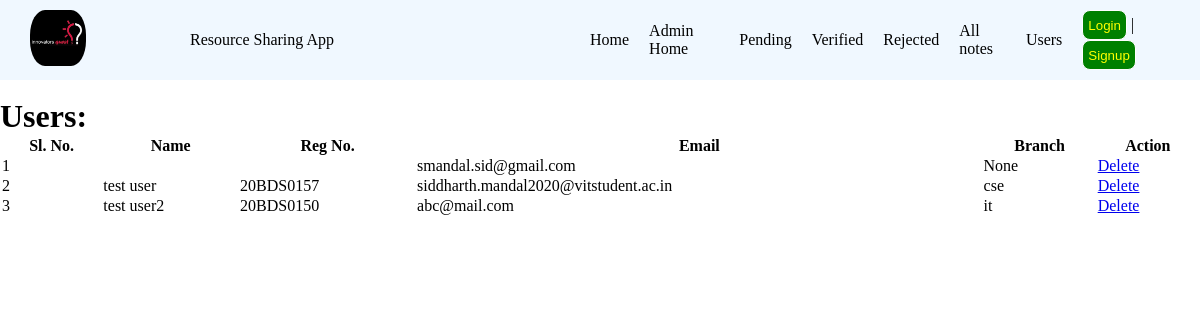
Screenshot of /view_users with the database file from the repository.
### users/models.py (models this page shows, shortened)
class CustomUser(AbstractUser):
    first_name = models.CharField(max_length=100)
    last_name = models.CharField(max_length=100)
    regno = models.CharField(max_length=10)
    email = models.CharField(max_length=100)
    branch = models.CharField(max_length=30,null=True)

### resources/views.py (the view)
# urls.py: path('view_users',view_users,name='view_users'),
def view_users(request):
    if not request.user.is_authenticated or not request.user.is_staff:
        redirect('admin_login')
    users = CustomUser.objects.all()
    return render(request,'view_users.html',{'users':users})

### resources/templates/view_users.html
{% extends 'admin_base.html' %}
{% block content %}
<br>
<h1>Users:</h1>
<table style="width:100%">
    <tr>
      <th>Sl. No.</th>
      <th>Name</th>
      <th>Reg No.</th>
      <th>Email</th>
      <th>Branch</th>
      <th>Action</th>
    </tr>
    {% for x in users %}
    <tr>
        <td>{{ forloop.counter }}</td>
        <td>{{ x.first_name }} {{ x.last_name}}</td>
        <td>{{ x.regno }}</td>
        <td>{{ x.email }}</td>
        <td>{{ x.branch }}</td>
        <td><a href="{% url 'delete_user' x.id %}" onclick="return confirm('Are you sure?')">Delete</a></td>
    </tr>
    {% endfor %}
  </table>
{% endblock content %}

### resources/static/css/base.css (style rules this page uses)
* { margin: 0; padding: 0; }

### rows the page displays
CustomUser: email "smandal.sid@gmail.com", branch "None"
CustomUser: first_name "test", last_name "user", regno "20BDS0157", email "siddharth.mandal2020@vitstudent.ac.in", branch "cse"
CustomUser: first_name "test", last_name "user2", regno "20BDS0150", email "abc@mail.com", branch "it"
